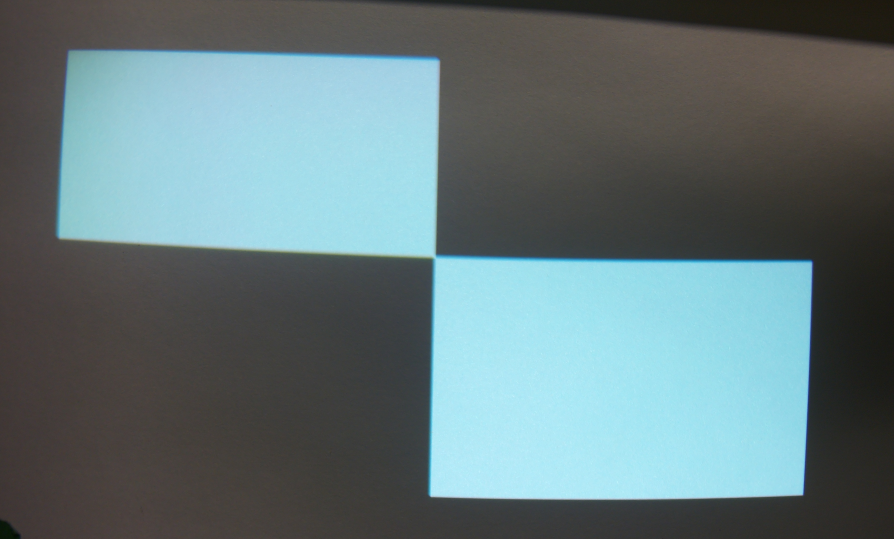
#> input picture img_test_2.png, 894 x 539 px
$ python test_asn.py   (older library calls are emulated)
#> lines starting #> are read from the running program, lines starting #| are printed output that depends on the picture; after the words box and inside, x2 and y2 are one past the last pixel; in counts of white or black regions, pixels touching at a corner belong together
### ASN_detector.py
import cv2
import numpy as np
from dataclasses import dataclass
from typing import Tuple
from scipy.ndimage import maximum_filter

#copyright intellar@intellar.ca

@dataclass
class ASNConfig:
    """Configuration for the ASN detector."""
    threshold_min_nb_solutions: int = 20
    threshold_sol_determinant: float = 1e-6
    threshold_ratio_eigenvalues: float = 0.1
    sobel_kernel_size: int = 7
    integration_size: int = 25
    threshold_min_area_size: int = 0 # New: Threshold for the number of unique contributors
    gaussian_blur_sigma: float = 0.0 # New: Sigma for pre-smoothing Gaussian blur. 0 to disable.
    use_fast_square_integration: bool = False # If True, uses a fast box filter instead of a disk kernel.

def _disk_kernel(h: int, w: int) -> np.ndarray:
    """Creates a circular disk-shaped kernel."""
    if h <= 0 or w <= 0:
        raise ValueError("Height and width must be positive.")

    center_y, center_x = h // 2, w // 2
    radius = min(center_x, center_y, w - center_x, h - center_y)
    y, x = np.ogrid[-center_y:h-center_y, -center_x:w-center_x]
    mask = (x*x + y*y <= radius*radius).astype(float)
    return mask

def _sanitize_determinant(
    DetA: np.ndarray,
    Dx2: np.ndarray,
    Dy2: np.ndarray,
    DxDy: np.ndarray,
    threshold_sol_determinant: float,
    threshold_ratio_eigenvalues: float
) -> np.ndarray:

    DetA[np.abs(DetA)<threshold_sol_determinant] = np.inf

    # --- Improved Eigenvalue Calculation ---
    # Calculate eigenvalues from the trace and determinant of the structure tensor.
    # This is more direct and numerically stable.
    trace = Dx2 + Dy2
    # The determinant is already calculated as DetA, but we use it here before it's sanitized.
    det = Dx2 * Dy2 - DxDy**2

    # Eigenvalues are (trace +/- sqrt(trace^2 - 4*det)) / 2
    sqrt_discriminant = np.sqrt(np.maximum(0, trace**2 - 4 * det)) # Use np.maximum to avoid sqrt of negative
    lambda1 = (trace + sqrt_discriminant) / 2
    lambda2 = (trace - sqrt_discriminant) / 2

    # Filter based on eigenvalue ratio to remove responses on straight edges.
    # Using np.divide with a small epsilon avoids division by zero.
    with np.errstate(divide='ignore', invalid='ignore'):
        ratio = np.divide(lambda1, lambda2, out=np.full_like(lambda1, np.inf), where=lambda2>1e-9)

    DetA[ratio < threshold_ratio_eigenvalues] = np.inf
    DetA[ratio > 1 / threshold_ratio_eigenvalues] = np.inf
    return DetA

def _calculate_structure_tensors(img: np.ndarray, config: ASNConfig) -> Tuple:
    """Calculates the structure tensor components for the image."""
    h, w = img.shape

    # --- Optional Pre-smoothing for Noise Robustness ---
    smoothed_img = img
    if config.gaussian_blur_sigma > 0:
        ksize = int(6 * config.gaussian_blur_sigma) // 2 * 2 + 1 # Ensure odd kernel size
        smoothed_img = cv2.GaussianBlur(img, (ksize, ksize), config.gaussian_blur_sigma)

    ddepth = cv2.CV_32F
    scale = 1
    delta = 0
    dx = cv2.Sobel(smoothed_img, ddepth, 1, 0, ksize=config.sobel_kernel_size, scale=scale, delta=delta, borderType=cv2.BORDER_DEFAULT)
    dy = cv2.Sobel(smoothed_img, ddepth, 0, 1, ksize=config.sobel_kernel_size, scale=scale, delta=delta, borderType=cv2.BORDER_DEFAULT)

    x, y = np.meshgrid(np.arange(w), np.arange(h))

    dxdy = dx*dy
    dx2 = dx*dx
    dy2 = dy*dy
    ddepth = -1 # Output array has the same depth as the input

    if not config.use_fast_square_integration:
        # --- High-Quality Disk Kernel Integration ---
        integration_windows = _disk_kernel(config.integration_size, config.integration_size)
        kernel_sum = np.sum(integration_windows)
        if kernel_sum > 0:
            integration_windows /= kernel_sum

        Dx2 = cv2.filter2D(dx*dx,ddepth,integration_windows)
        Dy2 = cv2.filter2D(dy*dy,ddepth,integration_windows)
        DxDy = cv2.filter2D(dxdy,ddepth,integration_windows)
        DxDyX = cv2.filter2D(dxdy*x,ddepth,integration_windows)
        DxDyY = cv2.filter2D(dxdy*y,ddepth,integration_windows)
        Dx2X = cv2.filter2D(dx2*x,ddepth,integration_windows)
        Dy2Y = cv2.filter2D(dy2*y,ddepth,integration_windows)
    else:
        # --- Fast Square Kernel Integration (Box Filter) ---
        ksize = (config.integration_size, config.integration_size)
        # The `normalize=True` argument makes it a mean filter, equivalent to the normalized disk.
        filter_func = lambda src: cv2.boxFilter(src, ddepth, ksize, normalize=True)
        Dx2, Dy2, DxDy = filter_func(dx2), filter_func(dy2), filter_func(dxdy)
        DxDyX, DxDyY = filter_func(dxdy*x), filter_func(dxdy*y)
        Dx2X, Dy2Y = filter_func(dx2*x), filter_func(dy2*y)

    return Dx2, Dy2, DxDy, Dx2X, Dy2Y, DxDyX, DxDyY

def _accumulate_votes(
    localSolutionX: np.ndarray,
    localSolutionY: np.ndarray,
    img_shape: Tuple[int, int],
) -> Tuple[np.ndarray, np.ndarray, np.ndarray]:
    """Accumulates votes in an accumulator array using sub-pixel voting."""
    h, w = img_shape

    # Create a mask for valid solutions
    valid_mask = np.isfinite(localSolutionX) & np.isfinite(localSolutionY)
    valid_mask &= (localSolutionX > 1) & (localSolutionX < w - 1)
    valid_mask &= (localSolutionY > 1) & (localSolutionY < h - 1)

    # Get valid solutions and their original indices
    sol_x = localSolutionX[valid_mask]
    sol_y = localSolutionY[valid_mask]

    # Integer and fractional parts for sub-pixel vote distribution
    sol_x_i = sol_x.astype(int)
    sol_y_i = sol_y.astype(int)
    sol_x_f = sol_x - sol_x_i
    sol_y_f = sol_y - sol_y_i

    # Weights for the 4-cell neighborhood
    w1 = (1 - sol_x_f) * (1 - sol_y_f)
    w2 = (1 - sol_x_f) * sol_y_f
    w3 = sol_x_f * (1 - sol_y_f)
    w4 = sol_x_f * sol_y_f

    # Accumulate votes using np.add.at for atomic adds
    accumulateur = np.zeros(img_shape)
    np.add.at(accumulateur, (sol_y_i, sol_x_i), w1)
    np.add.at(accumulateur, (sol_y_i + 1, sol_x_i), w2)
    np.add.at(accumulateur, (sol_y_i, sol_x_i + 1), w3)
    np.add.at(accumulateur, (sol_y_i + 1, sol_x_i + 1), w4)

    original_indices = np.flatnonzero(valid_mask)
    # Map original pixel indices to the 4 accumulator cells they vote for
    acc_indices_tl = np.ravel_multi_index((sol_y_i, sol_x_i), img_shape)
    acc_indices_bl = np.ravel_multi_index((sol_y_i + 1, sol_x_i), img_shape)
    acc_indices_tr = np.ravel_multi_index((sol_y_i, sol_x_i + 1), img_shape)
    acc_indices_br = np.ravel_multi_index((sol_y_i + 1, sol_x_i + 1), img_shape)

    # Concatenate all mappings
    all_acc_indices = np.concatenate([acc_indices_tl, acc_indices_bl, acc_indices_tr, acc_indices_br])
    all_original_indices = np.concatenate([original_indices] * 4)

    return accumulateur, all_acc_indices, all_original_indices

def _find_and_refine_peaks(
    accumulateur: np.ndarray,
    acc_indices: np.ndarray,
    original_indices: np.ndarray,
    tensors: Tuple,
    config: ASNConfig
) -> Tuple[np.ndarray, np.ndarray]:
    """Finds local maxima in the accumulator and refines their positions."""
    img_shape = accumulateur.shape
    Dx2, Dy2, DxDy, Dx2X, Dy2Y, DxDyX, DxDyY = tensors

    # --- Vectorized Local Maxima Detection ---
    local_max = maximum_filter(accumulateur, size=3, mode='constant')
    # A point is a local max if it's equal to the max in its 3x3 neighborhood
    # and it's greater than the minimum threshold
    is_peak = (accumulateur == local_max) & (accumulateur > config.threshold_min_nb_solutions)

    # Ensure peaks are not on the border
    is_peak[:1, :] = is_peak[-1:, :] = is_peak[:, :1] = is_peak[:, -1:] = False

    peak_coords = np.argwhere(is_peak)

    pts = []
    convergence_regions = np.zeros(img_shape, dtype=np.int32)

    for peak_id, (i, j) in enumerate(peak_coords, 1): # Start peak IDs from 1
        # --- ASN Refinement ---
        # Get indices of the 3x3 neighborhood in the accumulator
        y_range, x_range = np.mgrid[i-1:i+2, j-1:j+2]
        neighborhood_indices = np.ravel_multi_index((y_range, x_range), img_shape).flatten()

        # Find all original pixels that contributed to this 3x3 region
        mask_contrib = np.isin(acc_indices, neighborhood_indices)
        contrib_indices_flat = np.unique(original_indices[mask_contrib])

        # Validate against the number of unique contributors (the "area of attraction")
        if contrib_indices_flat.size < config.threshold_min_area_size:
            continue

        if contrib_indices_flat.size == 0:
            continue

        contrib_y, contrib_x = np.unravel_index(contrib_indices_flat, img_shape)

        # Sum up the matrix values from all contributors
        dx2_ = Dx2[contrib_y, contrib_x].sum()
        dx2x_ = Dx2X[contrib_y, contrib_x].sum()
        dy2_ = Dy2[contrib_y, contrib_x].sum()
        dy2y_ = Dy2Y[contrib_y, contrib_x].sum()
        dxdy_ = DxDy[contrib_y, contrib_x].sum()
        dxdyx_ = DxDyX[contrib_y, contrib_x].sum()
        dxdyy_ = DxDyY[contrib_y, contrib_x].sum()

        convergence_regions[contrib_y, contrib_x] = peak_id

        detA_ = dx2_ * dy2_ - dxdy_**2
        if abs(detA_) > 1e-9:
            solution_X = (dy2_*(dx2x_+dxdyy_)-dxdy_*(dy2y_+dxdyx_))/(detA_)
            solution_Y = (dx2_*(dy2y_+dxdyx_)-dxdy_*(dx2x_+dxdyy_))/(detA_)
            pts.append([solution_X, solution_Y])

    return np.array(pts), convergence_regions

def ASN_detector(img: np.ndarray, config: ASNConfig = ASNConfig()) -> Tuple[np.ndarray, np.ndarray, np.ndarray]:
    """
    Detects corners in an image using the ASN (Aggregated Solution Normalization) operator.

    Args:
        img: Grayscale input image as a NumPy array.
        config: Configuration object for the detector parameters.

    Returns:
        A tuple containing:
        - pts: An array of [x, y] coordinates for detected corners.
        - accumulateur: The accumulator array showing vote distribution.
        - convergence_regions: A labeled image where each region has a unique ID corresponding to a keypoint.
    """
    tensors = _calculate_structure_tensors(img, config)
    Dx2, Dy2, DxDy, Dx2X, Dy2Y, DxDyX, DxDyY = tensors

    DetA = Dx2*Dy2 - DxDy**2
    DetA = _sanitize_determinant(
        DetA, Dx2, Dy2, DxDy,
        config.threshold_sol_determinant,
        config.threshold_ratio_eigenvalues
    )

    localSolutionX = (Dy2*(Dx2X+DxDyY)-DxDy*(Dy2Y+DxDyX))/(DetA)
    localSolutionY = (Dx2*(Dy2Y+DxDyX)-DxDy*(Dx2X+DxDyY))/(DetA)

    accumulateur, acc_indices, original_indices = _accumulate_votes(localSolutionX, localSolutionY, img.shape)

    pts, convergence_regions = _find_and_refine_peaks(accumulateur, acc_indices, original_indices, tensors, config)

    return pts, accumulateur, convergence_regions

### test_asn.py
import argparse
import cv2
import matplotlib.pyplot as plt
import numpy as np
import time
from ASN_detector import ASN_detector, ASNConfig

#copyright intellar@intellar.ca

def display_results(img: np.ndarray, pts: np.ndarray, accumulateur: np.ndarray, convergence_regions: np.ndarray):
    """Displays the original image with detected points and overlays."""
    if img.ndim == 2:
        cimg = cv2.cvtColor(img, cv2.COLOR_GRAY2BGR)
    else:
        cimg = img.copy()

    # Normalize accumulator for visualization
    acc_viz = cv2.normalize(accumulateur, None, 0, 255, cv2.NORM_MINMAX, cv2.CV_8U)

    # Create a colored overlay for the labeled convergence regions
    # We use a colormap to give each region a unique color.
    convergence_viz = np.zeros_like(cimg)
    if convergence_regions.max() > 0:
        # --- Fast Visualization using a Lookup Table (LUT) ---
        # 1. Get the number of unique labels.
        num_labels = convergence_regions.max() + 1

        # 2. Create a color lookup table.
        # We generate colors from a colormap for each label ID.
        lut = np.zeros((num_labels, 3), dtype=np.uint8)
        colors = (plt.cm.viridis(np.linspace(0, 1, num_labels))[:, :3] * 255).astype(np.uint8)
        lut[1:] = colors[1:] # Assign colors, keeping label 0 (background) as black.

        # 3. Apply the LUT using fast NumPy indexing.
        # This maps each label in `convergence_regions` to its corresponding color in `lut`.
        convergence_viz = lut[convergence_regions]

    # Blend the original image with the overlays
    cimg = cv2.addWeighted(cimg, 0.6, convergence_viz.astype(np.uint8), 0.4, 0)
    cimg[:,:,0] = cv2.add(cimg[:,:,0], acc_viz) # Add accumulator votes in blue

    plt.figure(figsize=(12, 8))
    plt.imshow(cimg)
    if pts.size > 0:
        plt.plot(pts[:,0], pts[:,1], 'r+', markersize=12, markeredgewidth=2, label='Detected Corners')
    plt.title("ASN Corner Detection Results")
    plt.legend()

def main():
    parser = argparse.ArgumentParser(description="Run ASN corner detector on an image.")
    parser.add_argument("image_path", nargs='?', default="./img_test_2.png", help="Path to the input image.")
    args = parser.parse_args()

    img = cv2.imread(args.image_path, cv2.IMREAD_GRAYSCALE)
    if img is None:
        print(f"Error: Could not load image at {args.image_path}")
        return

    # Example config. Try toggling use_fast_square_integration to see the performance difference.
    config = ASNConfig(threshold_min_nb_solutions=75, integration_size=75, use_fast_square_integration=False)

    print("Running ASN detector...")
    start_detection = time.perf_counter()
    pts, accumulateur, convergence_regions = ASN_detector(img, config)
#> in _calculate_structure_tensors, `Dy2Y = cv2.filter2D(dy2*y,ddepth,integration_windows)`:
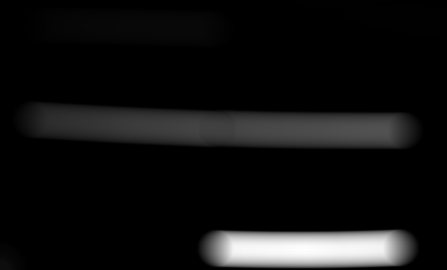
#> Dy2Y: shape (539, 894) float64 (shown at 1/2 size); min 1252425.2, max 1.7e+11, mean 1.19e+10; drawn with min black and max white
#> in ASN_detector, `tensors = _calculate_structure_tensors(img, config)`: tensors = 7 items
#> in ASN_detector, `localSolutionX = (Dy2*(Dx2X+DxDyY)-DxDy*(Dy2Y+DxDyX))/(DetA)`:
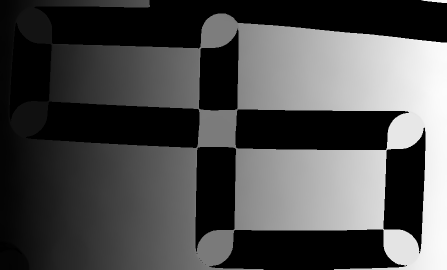
#> localSolutionX: shape (539, 894) float64 (shown at 1/2 size); min 0, max 894.1, mean 271.5; drawn with min black and max white
#> in ASN_detector, `localSolutionY = (Dx2*(Dy2Y+DxDyX)-DxDy*(Dx2X+DxDyY))/(DetA)`:
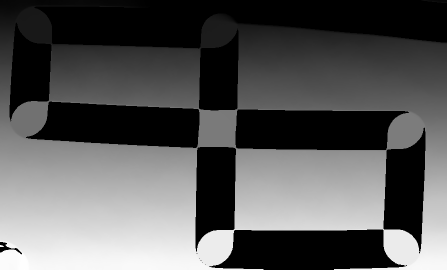
#> localSolutionY: shape (539, 894) float64 (shown at 1/2 size); min 0, max 535.3, mean 185; drawn with min black and max white
#> in _accumulate_votes, `valid_mask &= (localSolutionX > 1) & (localSolutionX < w - 1)`:
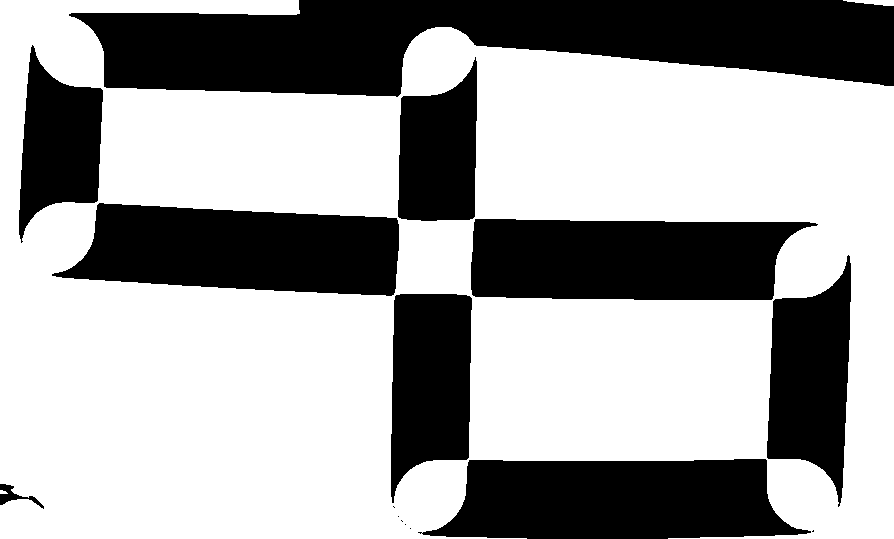
#> valid_mask: shape (539, 894) bool; 63.7% white; 15 black regions (6 under 20 px), largest, box (x1, y1, x2, y2) and area: (69, 0, 894, 97) 54419, (418, 459, 811, 539) 24531, (471, 219, 818, 300) 24217
#> in _find_and_refine_peaks, `peak_coords = np.argwhere(is_peak)`: peak_coords = [[51, 69], [59, 439], [238, 57], [257, 434], [261, 812], [495, 803], [496, 429], [528, 15], [535, 21]]
#> the loop in _find_and_refine_peaks, `for peak_id, (i, j) in enumerate(peak_coords, 1):` made 9 passes
#> (i, j, y_range, x_range, dx2_, dx2x_, dy2_, dy2y_) on passes 1 to 2: (51, 69, [[50, 50, 50], [51, 51, 51], [52, 52, 52]], [[68, 69, 70], [68, 69, 70], [68, 69, 70]], 1.13e+11, 7.48e+12, 1.03e+11, 5.18e+12), (59, 439, [[58, 58, 58], [59, 59, 59], [60, 60, 60]], [[438, 439, 440], [438, 439, 440], [438, 439, 440]], 2.29e+11, 1.01e+14, 1.6e+11, 9.26e+12)
#> after the loop in _find_and_refine_peaks, `for peak_id, (i, j) in enumerate(peak_coords, 1):`:
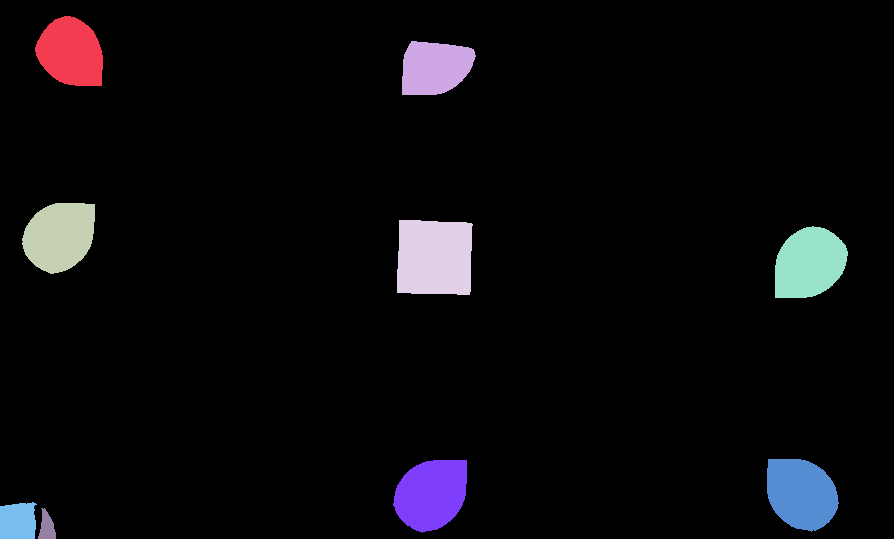
#> convergence_regions: shape (539, 894) int32; 10 distinct labels, from 0 to 9; one colour per label, 0 black
#> after the loop in _find_and_refine_peaks, `for peak_id, (i, j) in enumerate(peak_coords, 1):`: pts = [[68.62, 50.94], [439, 58.91], [57.15, 237.9], [434.3, 256.8], [811.8, 261], [802.7, 494.9], [429, 496.4], [15.19, 527.6], [20.84, 534.7]]
    end_detection = time.perf_counter()
    print(f"ASN detection took: {end_detection - start_detection:.4f} seconds")

    print("Preparing visualization...")
    start_display = time.perf_counter()
    display_results(img, pts, accumulateur, convergence_regions)
#> in display_results, `num_labels = convergence_regions.max() + 1`: num_labels = 10
#> in display_results, `cimg = cv2.addWeighted(cimg, 0.6, convergence_viz.astype(np.uint8), 0...`:
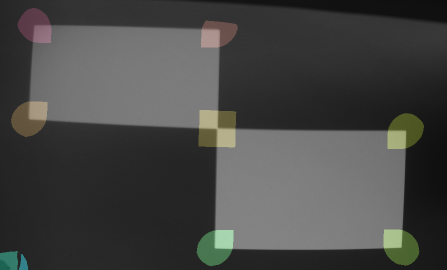
#> cimg: shape (539, 894, 3) (shown at 1/2 size); mean B, G, R 68.7, 70.5, 70.2
    end_display = time.perf_counter()
    print(f"Display preparation took: {end_display - start_display:.4f} seconds")

    print("Showing plot. Close the window to exit.")
    plt.show()
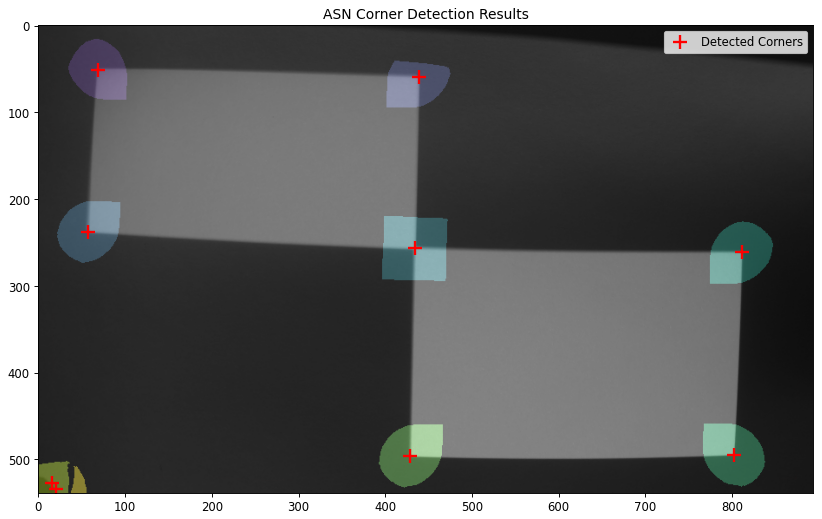
#> figure drawn by matplotlib, 1 panel; B, G, R data is drawn as R, G, B

if __name__ == "__main__":
    main()
